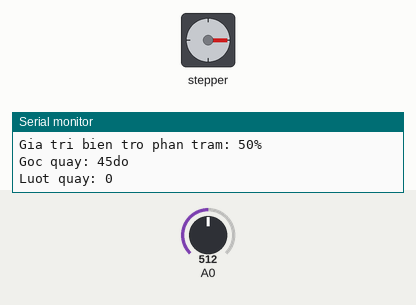
A sketch run on a simulated Arduino Uno, built with avr-gcc and run on an emulated ATmega328P. On the bench: stepper motor, the last lines printed to the serial monitor. Inputs (shaded band) come from the test bench; at power-on: A0 = 512. Stepper angles assume 2048 steps per turn.

Above: at 3.5 s.
3.6 s: A0 set to 716
At 6.8 s:
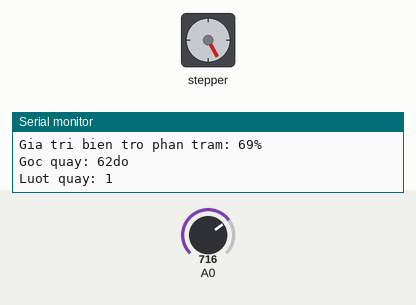
7.8 s: A0 set to 122
At 11.3 s:
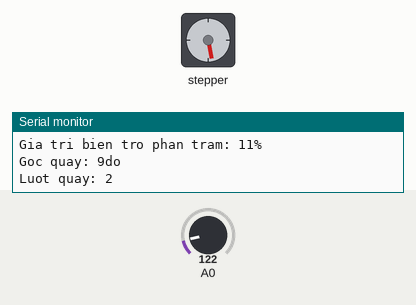
14.3 s: A0 set to 306
At 15.7 s:
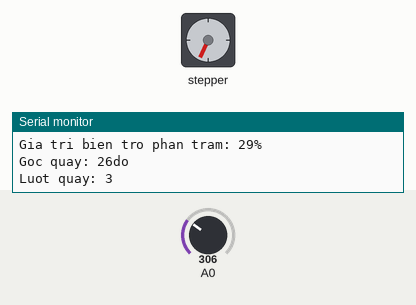
18.7 s: A0 set to 511
Timing chart, 0 to 28.3 s (numbered marks = the images above; inputs shaded):
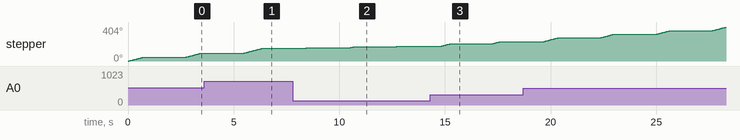

The sketch:

ND18_Dong_co_buoc.ino
```cpp
#include <Stepper.h>
#define STEPS 2048
int lastVal = -1;
int dem = -1;

Stepper stepper(STEPS, 8, 10, 9, 11);

void quayGoc(float goc) {
  int step = goc * STEPS / 360;
  stepper.step(step);
}

void setup() {
  Serial.begin(9600);
  stepper.setSpeed(11);
}

void loop() {
  int value = analogRead(A0);
  int percent = map(value, 0, 1023, 0, 100);
  int angle = map(percent, 0, 100, 0, 90);

  if (abs(percent - lastVal) >= 2) {
    Serial.println("--------------------------");

    Serial.print("Gia tri bien tro phan tram: ");
    Serial.print(percent);
    Serial.println("%");

    Serial.print("Goc quay: ");
    Serial.print(angle);
    Serial.println("do");

    dem++;
    Serial.print("Luot quay: ");
    Serial.println(dem);

    lastVal = percent;
  }

  quayGoc(angle);
  delay(2000);
}
```
